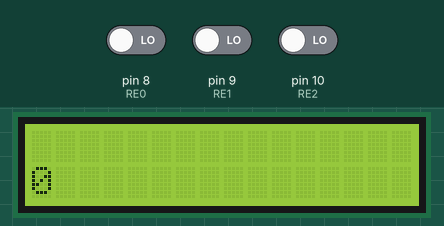
Recording of a sketch running on a simulated Arduino Uno, built with avr-gcc and run on an emulated ATmega328P. Parts: 16×2 character LCD. Inputs (shaded band) come from the test bench; at power-on: pin 8 (RE0) LOW, pin 9 (RE1) LOW, pin 10 (RE2) LOW.

Above: at 1.2 s.
1.3 s: pin 8 (RE0) driven HIGH
At 2.1 s:
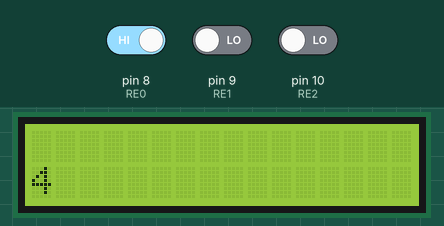
2.8 s: pin 9 (RE1) driven HIGH
At 3.3 s:
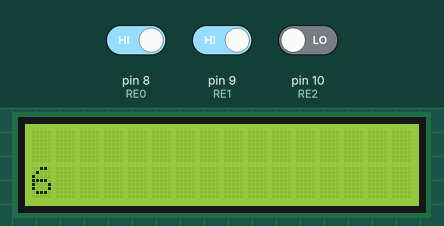
4.3 s: pin 10 (RE2) driven HIGH
At 5.5 s:
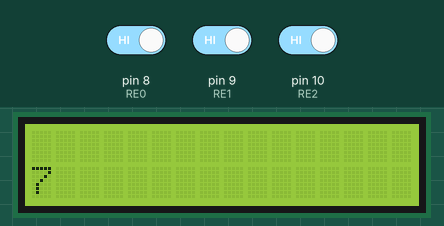
5.8 s: pin 8 (RE0) driven LOW
At 6.7 s:
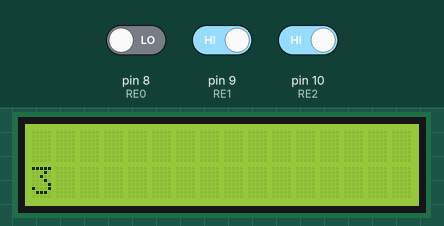
7.3 s: pin 9 (RE1) driven LOW
At 7.9 s:
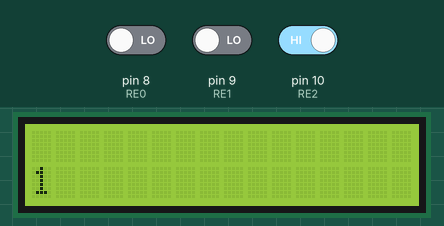
8.8 s: pin 8 (RE0) driven HIGH
At 10.2 s:
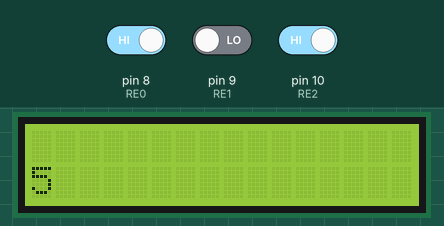
Timing chart, 0 to 11.3 s (numbered marks = the images above; inputs shaded):
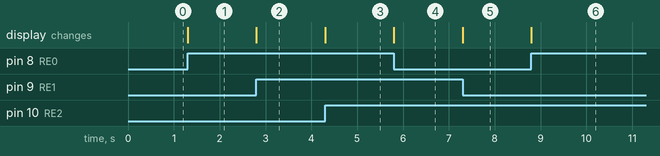

Measured:
- after the input at 1.3 s, the display: changes at once (image 1)
- after the input at 2.8 s, the display: changes at once (image 2)
- after the input at 4.3 s, the display: changes at once (image 3)
- after the input at 5.8 s, the display: changes at once (image 4)
- after the input at 7.3 s, the display: changes at once (image 5)
- after the input at 8.8 s, the display: changes at once (image 6)

The sketch:

a10arduino.ino
```cpp
#include <LiquidCrystal.h>
LiquidCrystal lcd(12, 11, 5, 4, 3, 2);

const int RE0 = 8;
const int RE1 = 9;
const int RE2 = 10;

int c1,c2,c3,dec=0;

void setup() {
  pinMode(RE0, INPUT);
  pinMode(RE1, INPUT);
  pinMode(RE2, INPUT);
  lcd.begin(16, 2);
  lcd.setCursor(0, 0);
}

void loop() {
  c3 = digitalRead(RE0);
  c2 = digitalRead(RE1);
  c1 = digitalRead(RE2);
  dec = c1+(2*c2)+(4*c3);
  lcd.print("     ");
  lcd.setCursor(0, 1);
  lcd.print(dec);
}
```
